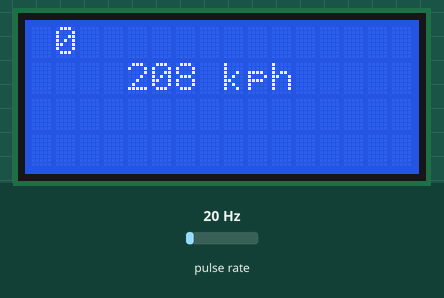
Bench run of a sketch on a simulated Arduino Uno, built with avr-gcc and run on an emulated ATmega328P. On the bench: 16×4 character LCD. Wiring (inferred from the names in the program): pulse sensor: data pin 3. The test bench sets the inputs (shaded band); at power-on: pulse rate 20 Hz. What the sketch prints to the serial monitor is not drawn.

Above: at 1.2 s.
1.3 s: pulse rate (sensor on pin 3) set to 196 Hz
At 2.8 s:
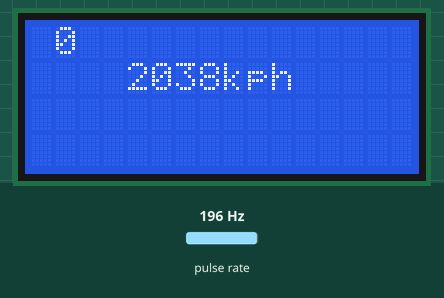
2.9 s: pulse rate (sensor on pin 3) set to 4 Hz
At 3.8 s:
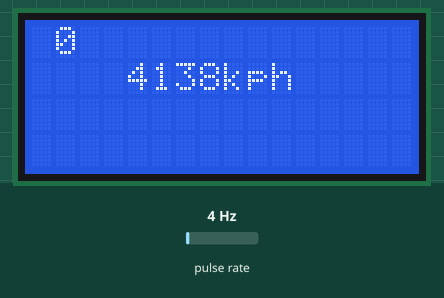
4.7 s: pulse rate (sensor on pin 3) set to 50 Hz
At 6.3 s:
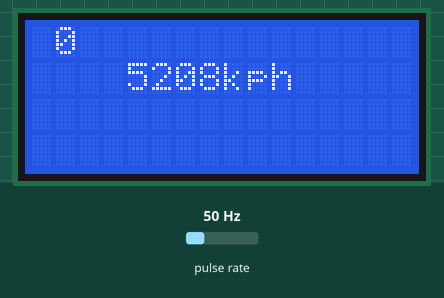
Timing chart, 0 to 7.8 s (numbered marks = the images above; inputs shaded):
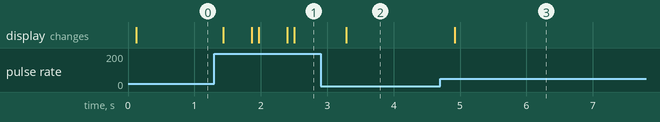

Measured:
- after the input at 1.3 s, the display: changes after 0.14 s (image 1)
- after the input at 2.9 s, the display: changes after 0.38 s (image 2)
- after the input at 4.7 s, the display: changes after 0.22 s (image 3)

The sketch:

hall_on_lcd.ino
```cpp
/**************
 *  CURT FS   *
 * 6/12/2016  *
 *            *
 * Omar Gamal *
 **************/

//defining pins
#define VIRTUAL_GND 12
#define SPEED_SIGNAL 3

//LCD Library
#include <LiquidCrystal.h>
LiquidCrystal lcd(11, 10, 9, 8, 7, 6);

//The radius of our FS wheel in cm.
#define RADIUS 23

//Duration must be unsigned long because micros expand very fast.
unsigned long int duration;

//16-bit variables to hold rpm and kph values is more than enough
unsigned int rpm;
unsigned int kph;
//unsigned int max_speed = 0;


//void printKph();

//void printMax();

void setup()
{
  //another power supply from arduino to get 5 out of the sensor not used with our FS car.
  //works with the power bank.
  //pinMode(9, OUTPUT);
  //analogWrite(9, 400);

  //Setting the virtual ground pin *must check the pin 12*
  pinMode(VIRTUAL_GND, INPUT);//NEVER put it output or you fry the Dueno!

  //Sensor pin
  pinMode(SPEED_SIGNAL, INPUT);

  //Serial communication baud rate
  Serial.begin(9600);

  //LCD Initialization
  lcd.begin(16, 4);
  lcd.clear();

  //Putting the constant characters on the LCD
  lcd.setCursor(8, 1);
  lcd.print("kph");

  lcd.setCursor(4, 1);
  lcd.print(" 0  ");
}

void loop()
{
  //returns the us of the revolution and returns 0 if less than 5.8 rpm
  //or 1 kph
  duration = pulseIn(SPEED_SIGNAL, HIGH, 5202477);

  //If the wheel isn't moving or slower than 1 kph
  if(duration == 0)
  {
    rpm = 0;
    kph = 0;

    lcd.setCursor(4, 1);
    lcd.print(" 0  ");

    lcd.setCursor(8, 1);
    lcd.print("kph");

    Serial.println("0   kph");
  }

  //If the wheel is moving any thing higher than 5.8 rpm or 1 kph
  else
  {
    //converting from us to rpm
    rpm = 60000000/(float(duration));

    //converting from rpm to kph
    kph = (rpm * 0.0012 * RADIUS * 3.141592654);

    lcd.setCursor(4, 1);
    lcd.print(kph);
    Serial.println(kph);

    lcd.setCursor(8, 1);
    lcd.print("kph");
  }

  lcd.setCursor(1, 0);
  lcd.print(digitalRead(SPEED_SIGNAL));


  //should be optimized like the high performance cars and changed to millis() to free the processor
  delay(100);
}
```
